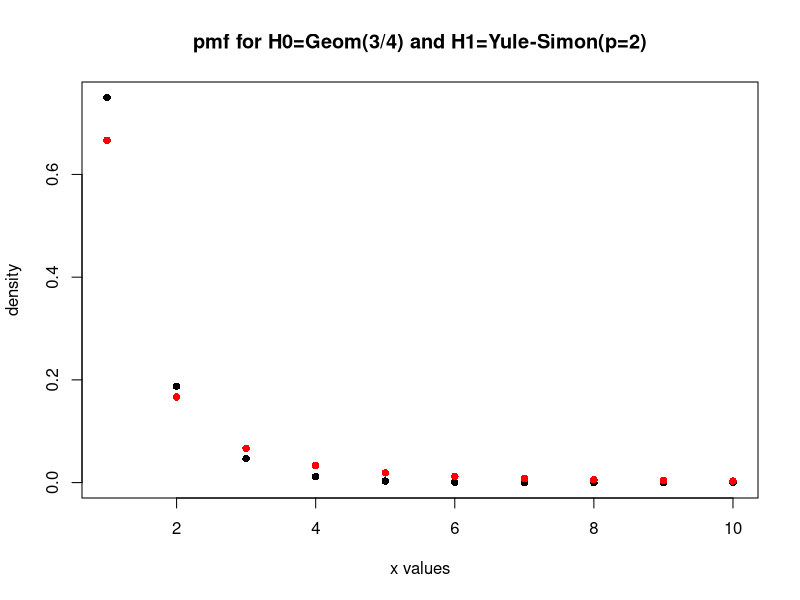
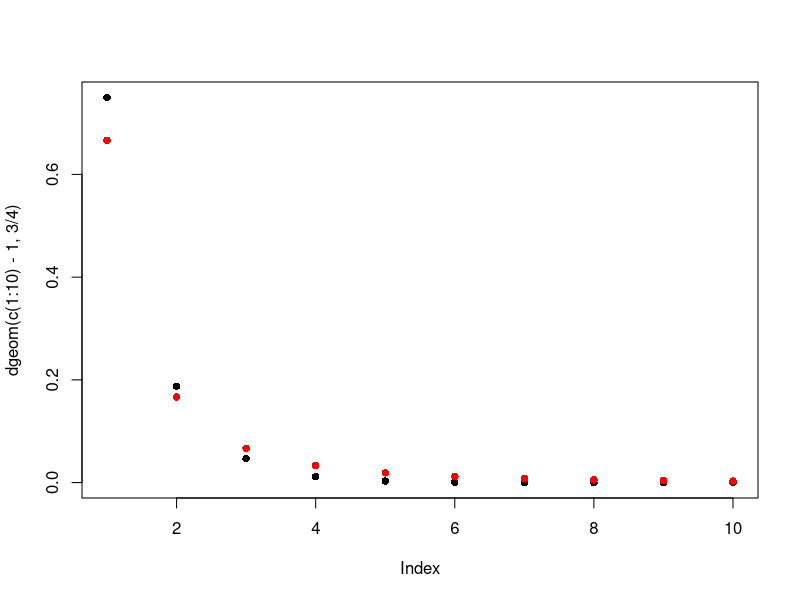

Here is the R script that generated these plots, in order:
## ---- chunk 1
knitr::opts_chunk$set(echo = TRUE)
## ---- chunk 2
p = rep(1,10000)
for(j in 1:10000){
  x = rbeta(4,2,2)
  for(i in 1:4){
    p[j] = x[i]*(1-x[i])*p[j]
  }
}
sum(p > 0.003)/10000

## ---- chunk 3

c = c(1:10) #x values/coordinates

YSFunc = function(x,p){ #Define the Yule-Simon Distribution
  return (p*factorial(p)*factorial(x-1)/factorial(x+p))
}

YSDensity = YSFunc(c,2) #p is given as 2
plot(c, dgeom(c-1,3/4), col="black", pch=16, main="pmf for H0=Geom(3/4) and H1=Yule-Simon(p=2)", xlab = "x values", ylab="density")
points(c, YSDensity, col="red", pch=16)

## ---- chunk 4
a = c() #create a vector
for(i in 1:10){
  a[i] = 2*2*factorial(i-1)/factorial(i+2) #in the vector 'a', plug in values of i which range from 1 to 10
}

plot(dgeom(c(1:10)-1,3/4), col="black", pch=16) #plot the geometric distribution
points(a, col="red", pch=16) #plot the points from the Y-S distribution
